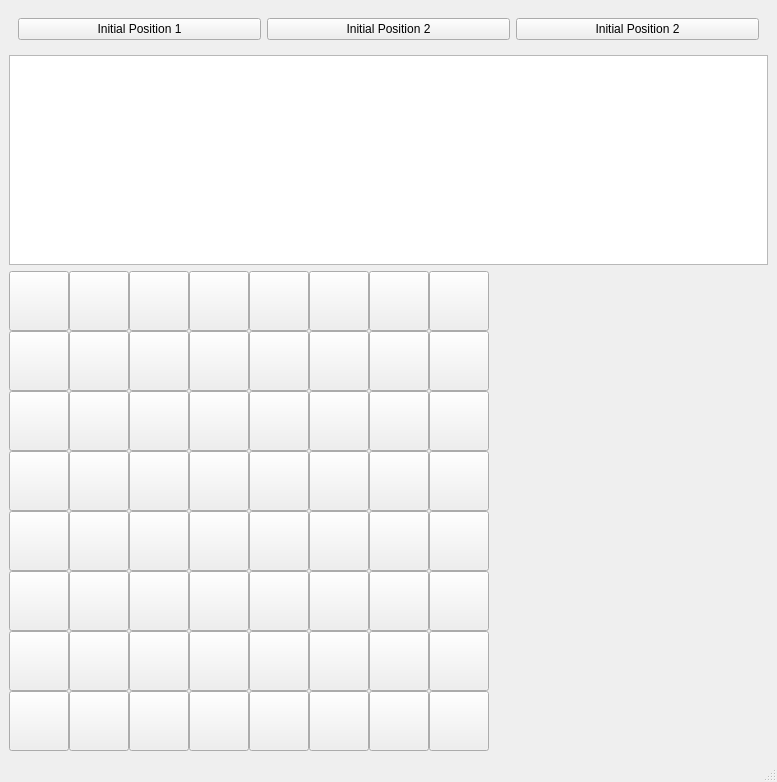
<?xml version="1.0" encoding="UTF-8"?>
<ui version="4.0">
 <class>ChessWindow</class>
 <widget class="QMainWindow" name="ChessWindow">
  <property name="windowModality">
   <enum>Qt::NonModal</enum>
  </property>
  <property name="enabled">
   <bool>true</bool>
  </property>
  <property name="geometry">
   <rect>
    <x>0</x>
    <y>0</y>
    <width>777</width>
    <height>782</height>
   </rect>
  </property>
  <property name="sizePolicy">
   <sizepolicy hsizetype="Minimum" vsizetype="Minimum">
    <horstretch>0</horstretch>
    <verstretch>0</verstretch>
   </sizepolicy>
  </property>
  <property name="windowTitle">
   <string>ChessQt</string>
  </property>
  <widget class="QWidget" name="centralwidget">
   <property name="enabled">
    <bool>true</bool>
   </property>
   <layout class="QVBoxLayout" name="verticalLayout_2">
    <item>
     <widget class="QWidget" name="BoutonsSetBoard" native="true">
      <layout class="QHBoxLayout" name="horizontalLayout_2">
       <item>
        <widget class="QPushButton" name="buttonSetBoard_1">
         <property name="sizePolicy">
          <sizepolicy hsizetype="Preferred" vsizetype="Maximum">
           <horstretch>0</horstretch>
           <verstretch>0</verstretch>
          </sizepolicy>
         </property>
         <property name="text">
          <string>Initial Position 1</string>
         </property>
        </widget>
       </item>
       <item>
        <widget class="QPushButton" name="buttonSetBoard_2">
         <property name="sizePolicy">
          <sizepolicy hsizetype="Preferred" vsizetype="Maximum">
           <horstretch>0</horstretch>
           <verstretch>0</verstretch>
          </sizepolicy>
         </property>
         <property name="text">
          <string>Initial Position 2</string>
         </property>
        </widget>
       </item>
       <item>
        <widget class="QPushButton" name="buttonSetBoard_3">
         <property name="sizePolicy">
          <sizepolicy hsizetype="Preferred" vsizetype="Maximum">
           <horstretch>0</horstretch>
           <verstretch>0</verstretch>
          </sizepolicy>
         </property>
         <property name="text">
          <string>Initial Position 2</string>
         </property>
        </widget>
       </item>
      </layout>
     </widget>
    </item>
    <item>
     <widget class="QPlainTextEdit" name="plainTextEdit">
      <property name="font">
       <font>
        <pointsize>20</pointsize>
       </font>
      </property>
      <property name="plainText">
       <string/>
      </property>
     </widget>
    </item>
    <item>
     <widget class="QWidget" name="echiquierWidget" native="true">
      <property name="sizePolicy">
       <sizepolicy hsizetype="Fixed" vsizetype="Fixed">
        <horstretch>0</horstretch>
        <verstretch>0</verstretch>
       </sizepolicy>
      </property>
      <property name="minimumSize">
       <size>
        <width>480</width>
        <height>480</height>
       </size>
      </property>
      <property name="maximumSize">
       <size>
        <width>480</width>
        <height>480</height>
       </size>
      </property>
      <property name="cursor">
       <cursorShape>PointingHandCursor</cursorShape>
      </property>
      <property name="mouseTracking">
       <bool>true</bool>
      </property>
      <property name="styleSheet">
       <string notr="true"/>
      </property>
      <layout class="QGridLayout" name="gridLayout">
       <property name="leftMargin">
        <number>0</number>
       </property>
       <property name="topMargin">
        <number>0</number>
       </property>
       <property name="rightMargin">
        <number>0</number>
       </property>
       <property name="bottomMargin">
        <number>0</number>
       </property>
       <property name="spacing">
        <number>0</number>
       </property>
       <item row="2" column="11">
        <widget class="QPushButton" name="pushButton_44">
         <property name="sizePolicy">
          <sizepolicy hsizetype="Preferred" vsizetype="Preferred">
           <horstretch>0</horstretch>
           <verstretch>0</verstretch>
          </sizepolicy>
         </property>
         <property name="text">
          <string/>
         </property>
        </widget>
       </item>
       <item row="1" column="13">
        <widget class="QPushButton" name="pushButton_54">
         <property name="sizePolicy">
          <sizepolicy hsizetype="Preferred" vsizetype="Preferred">
           <horstretch>0</horstretch>
           <verstretch>0</verstretch>
          </sizepolicy>
         </property>
         <property name="text">
          <string/>
         </property>
        </widget>
       </item>
       <item row="4" column="12">
        <widget class="QPushButton" name="pushButton_29">
         <property name="sizePolicy">
          <sizepolicy hsizetype="Preferred" vsizetype="Preferred">
           <horstretch>0</horstretch>
           <verstretch>0</verstretch>
          </sizepolicy>
         </property>
         <property name="text">
          <string/>
         </property>
        </widget>
       </item>
       <item row="2" column="12">
        <widget class="QPushButton" name="pushButton_45">
         <property name="sizePolicy">
          <sizepolicy hsizetype="Preferred" vsizetype="Preferred">
           <horstretch>0</horstretch>
           <verstretch>0</verstretch>
          </sizepolicy>
         </property>
         <property name="text">
          <string/>
         </property>
        </widget>
       </item>
       <item row="2" column="8">
        <widget class="QPushButton" name="pushButton_41">
         <property name="sizePolicy">
          <sizepolicy hsizetype="Preferred" vsizetype="Preferred">
           <horstretch>0</horstretch>
           <verstretch>0</verstretch>
          </sizepolicy>
         </property>
         <property name="text">
          <string/>
         </property>
        </widget>
       </item>
       <item row="6" column="10">
        <widget class="QPushButton" name="pushButton_11">
         <property name="sizePolicy">
          <sizepolicy hsizetype="Preferred" vsizetype="Preferred">
           <horstretch>0</horstretch>
           <verstretch>0</verstretch>
          </sizepolicy>
         </property>
         <property name="text">
          <string/>
         </property>
        </widget>
       </item>
       <item row="0" column="10">
        <widget class="QPushButton" name="pushButton_59">
         <property name="sizePolicy">
          <sizepolicy hsizetype="Preferred" vsizetype="Preferred">
           <horstretch>0</horstretch>
           <verstretch>0</verstretch>
          </sizepolicy>
         </property>
         <property name="text">
          <string/>
         </property>
        </widget>
       </item>
       <item row="3" column="14">
        <widget class="QPushButton" name="pushButton_39">
         <property name="sizePolicy">
          <sizepolicy hsizetype="Preferred" vsizetype="Preferred">
           <horstretch>0</horstretch>
           <verstretch>0</verstretch>
          </sizepolicy>
         </property>
         <property name="text">
          <string/>
         </property>
        </widget>
       </item>
       <item row="3" column="13">
        <widget class="QPushButton" name="pushButton_38">
         <property name="sizePolicy">
          <sizepolicy hsizetype="Preferred" vsizetype="Preferred">
           <horstretch>0</horstretch>
           <verstretch>0</verstretch>
          </sizepolicy>
         </property>
         <property name="text">
          <string/>
         </property>
        </widget>
       </item>
       <item row="1" column="7">
        <widget class="QPushButton" name="pushButton_48">
         <property name="sizePolicy">
          <sizepolicy hsizetype="Preferred" vsizetype="Preferred">
           <horstretch>0</horstretch>
           <verstretch>0</verstretch>
          </sizepolicy>
         </property>
         <property name="text">
          <string/>
         </property>
        </widget>
       </item>
       <item row="3" column="9">
        <widget class="QPushButton" name="pushButton_34">
         <property name="sizePolicy">
          <sizepolicy hsizetype="Preferred" vsizetype="Preferred">
           <horstretch>0</horstretch>
           <verstretch>0</verstretch>
          </sizepolicy>
         </property>
         <property name="text">
          <string/>
         </property>
        </widget>
       </item>
       <item row="3" column="11">
        <widget class="QPushButton" name="pushButton_36">
         <property name="sizePolicy">
          <sizepolicy hsizetype="Preferred" vsizetype="Preferred">
           <horstretch>0</horstretch>
           <verstretch>0</verstretch>
          </sizepolicy>
         </property>
         <property name="text">
          <string/>
         </property>
        </widget>
       </item>
       <item row="3" column="7">
        <widget class="QPushButton" name="pushButton_32">
         <property name="sizePolicy">
          <sizepolicy hsizetype="Preferred" vsizetype="Preferred">
           <horstretch>0</horstretch>
           <verstretch>0</verstretch>
          </sizepolicy>
         </property>
         <property name="text">
          <string/>
         </property>
        </widget>
       </item>
       <item row="5" column="9">
        <widget class="QPushButton" name="pushButton_18">
         <property name="sizePolicy">
          <sizepolicy hsizetype="Preferred" vsizetype="Preferred">
           <horstretch>0</horstretch>
           <verstretch>0</verstretch>
          </sizepolicy>
         </property>
         <property name="text">
          <string/>
         </property>
        </widget>
       </item>
       <item row="5" column="11">
        <widget class="QPushButton" name="pushButton_20">
         <property name="sizePolicy">
          <sizepolicy hsizetype="Preferred" vsizetype="Preferred">
           <horstretch>0</horstretch>
           <verstretch>0</verstretch>
          </sizepolicy>
         </property>
         <property name="text">
          <string/>
         </property>
        </widget>
       </item>
       <item row="4" column="9">
        <widget class="QPushButton" name="pushButton_26">
         <property name="sizePolicy">
          <sizepolicy hsizetype="Preferred" vsizetype="Preferred">
           <horstretch>0</horstretch>
           <verstretch>0</verstretch>
          </sizepolicy>
         </property>
         <property name="text">
          <string/>
         </property>
        </widget>
       </item>
       <item row="0" column="8">
        <widget class="QPushButton" name="pushButton_57">
         <property name="sizePolicy">
          <sizepolicy hsizetype="Preferred" vsizetype="Preferred">
           <horstretch>0</horstretch>
           <verstretch>0</verstretch>
          </sizepolicy>
         </property>
         <property name="text">
          <string/>
         </property>
        </widget>
       </item>
       <item row="1" column="9">
        <widget class="QPushButton" name="pushButton_50">
         <property name="sizePolicy">
          <sizepolicy hsizetype="Preferred" vsizetype="Preferred">
           <horstretch>0</horstretch>
           <verstretch>0</verstretch>
          </sizepolicy>
         </property>
         <property name="text">
          <string/>
         </property>
        </widget>
       </item>
       <item row="6" column="13">
        <widget class="QPushButton" name="pushButton_14">
         <property name="sizePolicy">
          <sizepolicy hsizetype="Preferred" vsizetype="Preferred">
           <horstretch>0</horstretch>
           <verstretch>0</verstretch>
          </sizepolicy>
         </property>
         <property name="text">
          <string/>
         </property>
        </widget>
       </item>
       <item row="1" column="14">
        <widget class="QPushButton" name="pushButton_55">
         <property name="sizePolicy">
          <sizepolicy hsizetype="Preferred" vsizetype="Preferred">
           <horstretch>0</horstretch>
           <verstretch>0</verstretch>
          </sizepolicy>
         </property>
         <property name="text">
          <string/>
         </property>
        </widget>
       </item>
       <item row="3" column="10">
        <widget class="QPushButton" name="pushButton_35">
         <property name="sizePolicy">
          <sizepolicy hsizetype="Preferred" vsizetype="Preferred">
           <horstretch>0</horstretch>
           <verstretch>0</verstretch>
          </sizepolicy>
         </property>
         <property name="text">
          <string/>
         </property>
        </widget>
       </item>
       <item row="1" column="11">
        <widget class="QPushButton" name="pushButton_52">
         <property name="sizePolicy">
          <sizepolicy hsizetype="Preferred" vsizetype="Preferred">
           <horstretch>0</horstretch>
           <verstretch>0</verstretch>
          </sizepolicy>
         </property>
         <property name="text">
          <string/>
         </property>
        </widget>
       </item>
       <item row="6" column="12">
        <widget class="QPushButton" name="pushButton_13">
         <property name="sizePolicy">
          <sizepolicy hsizetype="Preferred" vsizetype="Preferred">
           <horstretch>0</horstretch>
           <verstretch>0</verstretch>
          </sizepolicy>
         </property>
         <property name="text">
          <string/>
         </property>
        </widget>
       </item>
       <item row="2" column="10">
        <widget class="QPushButton" name="pushButton_43">
         <property name="sizePolicy">
          <sizepolicy hsizetype="Preferred" vsizetype="Preferred">
           <horstretch>0</horstretch>
           <verstretch>0</verstretch>
          </sizepolicy>
         </property>
         <property name="text">
          <string/>
         </property>
        </widget>
       </item>
       <item row="5" column="12">
        <widget class="QPushButton" name="pushButton_21">
         <property name="sizePolicy">
          <sizepolicy hsizetype="Preferred" vsizetype="Preferred">
           <horstretch>0</horstretch>
           <verstretch>0</verstretch>
          </sizepolicy>
         </property>
         <property name="text">
          <string/>
         </property>
        </widget>
       </item>
       <item row="4" column="11">
        <widget class="QPushButton" name="pushButton_28">
         <property name="sizePolicy">
          <sizepolicy hsizetype="Preferred" vsizetype="Preferred">
           <horstretch>0</horstretch>
           <verstretch>0</verstretch>
          </sizepolicy>
         </property>
         <property name="text">
          <string/>
         </property>
        </widget>
       </item>
       <item row="5" column="7">
        <widget class="QPushButton" name="pushButton_16">
         <property name="sizePolicy">
          <sizepolicy hsizetype="Preferred" vsizetype="Preferred">
           <horstretch>0</horstretch>
           <verstretch>0</verstretch>
          </sizepolicy>
         </property>
         <property name="text">
          <string/>
         </property>
        </widget>
       </item>
       <item row="5" column="8">
        <widget class="QPushButton" name="pushButton_17">
         <property name="sizePolicy">
          <sizepolicy hsizetype="Preferred" vsizetype="Preferred">
           <horstretch>0</horstretch>
           <verstretch>0</verstretch>
          </sizepolicy>
         </property>
         <property name="text">
          <string/>
         </property>
        </widget>
       </item>
       <item row="10" column="9">
        <widget class="QPushButton" name="pushButton_2">
         <property name="sizePolicy">
          <sizepolicy hsizetype="Preferred" vsizetype="Preferred">
           <horstretch>0</horstretch>
           <verstretch>0</verstretch>
          </sizepolicy>
         </property>
         <property name="text">
          <string/>
         </property>
        </widget>
       </item>
       <item row="5" column="10">
        <widget class="QPushButton" name="pushButton_19">
         <property name="sizePolicy">
          <sizepolicy hsizetype="Preferred" vsizetype="Preferred">
           <horstretch>0</horstretch>
           <verstretch>0</verstretch>
          </sizepolicy>
         </property>
         <property name="text">
          <string/>
         </property>
        </widget>
       </item>
       <item row="6" column="8">
        <widget class="QPushButton" name="pushButton_9">
         <property name="sizePolicy">
          <sizepolicy hsizetype="Preferred" vsizetype="Preferred">
           <horstretch>0</horstretch>
           <verstretch>0</verstretch>
          </sizepolicy>
         </property>
         <property name="text">
          <string/>
         </property>
        </widget>
       </item>
       <item row="1" column="10">
        <widget class="QPushButton" name="pushButton_51">
         <property name="sizePolicy">
          <sizepolicy hsizetype="Preferred" vsizetype="Preferred">
           <horstretch>0</horstretch>
           <verstretch>0</verstretch>
          </sizepolicy>
         </property>
         <property name="text">
          <string/>
         </property>
        </widget>
       </item>
       <item row="0" column="7">
        <widget class="QPushButton" name="pushButton_56">
         <property name="sizePolicy">
          <sizepolicy hsizetype="Preferred" vsizetype="Preferred">
           <horstretch>0</horstretch>
           <verstretch>0</verstretch>
          </sizepolicy>
         </property>
         <property name="text">
          <string/>
         </property>
        </widget>
       </item>
       <item row="0" column="9">
        <widget class="QPushButton" name="pushButton_58">
         <property name="sizePolicy">
          <sizepolicy hsizetype="Preferred" vsizetype="Preferred">
           <horstretch>0</horstretch>
           <verstretch>0</verstretch>
          </sizepolicy>
         </property>
         <property name="text">
          <string/>
         </property>
        </widget>
       </item>
       <item row="10" column="10">
        <widget class="QPushButton" name="pushButton_3">
         <property name="sizePolicy">
          <sizepolicy hsizetype="Preferred" vsizetype="Preferred">
           <horstretch>0</horstretch>
           <verstretch>0</verstretch>
          </sizepolicy>
         </property>
         <property name="text">
          <string/>
         </property>
        </widget>
       </item>
       <item row="6" column="11">
        <widget class="QPushButton" name="pushButton_12">
         <property name="sizePolicy">
          <sizepolicy hsizetype="Preferred" vsizetype="Preferred">
           <horstretch>0</horstretch>
           <verstretch>0</verstretch>
          </sizepolicy>
         </property>
         <property name="text">
          <string/>
         </property>
        </widget>
       </item>
       <item row="3" column="12">
        <widget class="QPushButton" name="pushButton_37">
         <property name="sizePolicy">
          <sizepolicy hsizetype="Preferred" vsizetype="Preferred">
           <horstretch>0</horstretch>
           <verstretch>0</verstretch>
          </sizepolicy>
         </property>
         <property name="text">
          <string/>
         </property>
        </widget>
       </item>
       <item row="0" column="11">
        <widget class="QPushButton" name="pushButton_60">
         <property name="sizePolicy">
          <sizepolicy hsizetype="Preferred" vsizetype="Preferred">
           <horstretch>0</horstretch>
           <verstretch>0</verstretch>
          </sizepolicy>
         </property>
         <property name="text">
          <string/>
         </property>
        </widget>
       </item>
       <item row="4" column="14">
        <widget class="QPushButton" name="pushButton_31">
         <property name="sizePolicy">
          <sizepolicy hsizetype="Preferred" vsizetype="Preferred">
           <horstretch>0</horstretch>
           <verstretch>0</verstretch>
          </sizepolicy>
         </property>
         <property name="text">
          <string/>
         </property>
        </widget>
       </item>
       <item row="4" column="10">
        <widget class="QPushButton" name="pushButton_27">
         <property name="sizePolicy">
          <sizepolicy hsizetype="Preferred" vsizetype="Preferred">
           <horstretch>0</horstretch>
           <verstretch>0</verstretch>
          </sizepolicy>
         </property>
         <property name="text">
          <string/>
         </property>
        </widget>
       </item>
       <item row="2" column="7">
        <widget class="QPushButton" name="pushButton_40">
         <property name="sizePolicy">
          <sizepolicy hsizetype="Preferred" vsizetype="Preferred">
           <horstretch>0</horstretch>
           <verstretch>0</verstretch>
          </sizepolicy>
         </property>
         <property name="text">
          <string/>
         </property>
        </widget>
       </item>
       <item row="2" column="9">
        <widget class="QPushButton" name="pushButton_42">
         <property name="sizePolicy">
          <sizepolicy hsizetype="Preferred" vsizetype="Preferred">
           <horstretch>0</horstretch>
           <verstretch>0</verstretch>
          </sizepolicy>
         </property>
         <property name="text">
          <string/>
         </property>
        </widget>
       </item>
       <item row="2" column="13">
        <widget class="QPushButton" name="pushButton_46">
         <property name="sizePolicy">
          <sizepolicy hsizetype="Preferred" vsizetype="Preferred">
           <horstretch>0</horstretch>
           <verstretch>0</verstretch>
          </sizepolicy>
         </property>
         <property name="text">
          <string/>
         </property>
        </widget>
       </item>
       <item row="4" column="13">
        <widget class="QPushButton" name="pushButton_30">
         <property name="sizePolicy">
          <sizepolicy hsizetype="Preferred" vsizetype="Preferred">
           <horstretch>0</horstretch>
           <verstretch>0</verstretch>
          </sizepolicy>
         </property>
         <property name="text">
          <string/>
         </property>
        </widget>
       </item>
       <item row="4" column="7">
        <widget class="QPushButton" name="pushButton_24">
         <property name="sizePolicy">
          <sizepolicy hsizetype="Preferred" vsizetype="Preferred">
           <horstretch>0</horstretch>
           <verstretch>0</verstretch>
          </sizepolicy>
         </property>
         <property name="text">
          <string/>
         </property>
        </widget>
       </item>
       <item row="6" column="7">
        <widget class="QPushButton" name="pushButton_8">
         <property name="sizePolicy">
          <sizepolicy hsizetype="Preferred" vsizetype="Preferred">
           <horstretch>0</horstretch>
           <verstretch>0</verstretch>
          </sizepolicy>
         </property>
         <property name="text">
          <string/>
         </property>
        </widget>
       </item>
       <item row="4" column="8">
        <widget class="QPushButton" name="pushButton_25">
         <property name="sizePolicy">
          <sizepolicy hsizetype="Preferred" vsizetype="Preferred">
           <horstretch>0</horstretch>
           <verstretch>0</verstretch>
          </sizepolicy>
         </property>
         <property name="text">
          <string/>
         </property>
        </widget>
       </item>
       <item row="10" column="11">
        <widget class="QPushButton" name="pushButton_4">
         <property name="sizePolicy">
          <sizepolicy hsizetype="Preferred" vsizetype="Preferred">
           <horstretch>0</horstretch>
           <verstretch>0</verstretch>
          </sizepolicy>
         </property>
         <property name="text">
          <string/>
         </property>
        </widget>
       </item>
       <item row="1" column="12">
        <widget class="QPushButton" name="pushButton_53">
         <property name="sizePolicy">
          <sizepolicy hsizetype="Preferred" vsizetype="Preferred">
           <horstretch>0</horstretch>
           <verstretch>0</verstretch>
          </sizepolicy>
         </property>
         <property name="text">
          <string/>
         </property>
        </widget>
       </item>
       <item row="6" column="9">
        <widget class="QPushButton" name="pushButton_10">
         <property name="sizePolicy">
          <sizepolicy hsizetype="Preferred" vsizetype="Preferred">
           <horstretch>0</horstretch>
           <verstretch>0</verstretch>
          </sizepolicy>
         </property>
         <property name="text">
          <string/>
         </property>
        </widget>
       </item>
       <item row="10" column="12">
        <widget class="QPushButton" name="pushButton_5">
         <property name="sizePolicy">
          <sizepolicy hsizetype="Preferred" vsizetype="Preferred">
           <horstretch>0</horstretch>
           <verstretch>0</verstretch>
          </sizepolicy>
         </property>
         <property name="text">
          <string/>
         </property>
        </widget>
       </item>
       <item row="1" column="8">
        <widget class="QPushButton" name="pushButton_49">
         <property name="sizePolicy">
          <sizepolicy hsizetype="Preferred" vsizetype="Preferred">
           <horstretch>0</horstretch>
           <verstretch>0</verstretch>
          </sizepolicy>
         </property>
         <property name="text">
          <string/>
         </property>
        </widget>
       </item>
       <item row="10" column="7">
        <widget class="QPushButton" name="pushButton_0">
         <property name="sizePolicy">
          <sizepolicy hsizetype="Preferred" vsizetype="Preferred">
           <horstretch>0</horstretch>
           <verstretch>0</verstretch>
          </sizepolicy>
         </property>
         <property name="text">
          <string/>
         </property>
        </widget>
       </item>
       <item row="3" column="8">
        <widget class="QPushButton" name="pushButton_33">
         <property name="sizePolicy">
          <sizepolicy hsizetype="Preferred" vsizetype="Preferred">
           <horstretch>0</horstretch>
           <verstretch>0</verstretch>
          </sizepolicy>
         </property>
         <property name="text">
          <string/>
         </property>
        </widget>
       </item>
       <item row="5" column="13">
        <widget class="QPushButton" name="pushButton_22">
         <property name="sizePolicy">
          <sizepolicy hsizetype="Preferred" vsizetype="Preferred">
           <horstretch>0</horstretch>
           <verstretch>0</verstretch>
          </sizepolicy>
         </property>
         <property name="text">
          <string/>
         </property>
        </widget>
       </item>
       <item row="10" column="14">
        <widget class="QPushButton" name="pushButton_7">
         <property name="sizePolicy">
          <sizepolicy hsizetype="Preferred" vsizetype="Preferred">
           <horstretch>0</horstretch>
           <verstretch>0</verstretch>
          </sizepolicy>
         </property>
         <property name="text">
          <string/>
         </property>
        </widget>
       </item>
       <item row="10" column="13">
        <widget class="QPushButton" name="pushButton_6">
         <property name="sizePolicy">
          <sizepolicy hsizetype="Preferred" vsizetype="Preferred">
           <horstretch>0</horstretch>
           <verstretch>0</verstretch>
          </sizepolicy>
         </property>
         <property name="text">
          <string/>
         </property>
        </widget>
       </item>
       <item row="6" column="14">
        <widget class="QPushButton" name="pushButton_15">
         <property name="sizePolicy">
          <sizepolicy hsizetype="Preferred" vsizetype="Preferred">
           <horstretch>0</horstretch>
           <verstretch>0</verstretch>
          </sizepolicy>
         </property>
         <property name="text">
          <string/>
         </property>
        </widget>
       </item>
       <item row="10" column="8">
        <widget class="QPushButton" name="pushButton_1">
         <property name="sizePolicy">
          <sizepolicy hsizetype="Preferred" vsizetype="Preferred">
           <horstretch>0</horstretch>
           <verstretch>0</verstretch>
          </sizepolicy>
         </property>
         <property name="text">
          <string/>
         </property>
        </widget>
       </item>
       <item row="5" column="14">
        <widget class="QPushButton" name="pushButton_23">
         <property name="sizePolicy">
          <sizepolicy hsizetype="Preferred" vsizetype="Preferred">
           <horstretch>0</horstretch>
           <verstretch>0</verstretch>
          </sizepolicy>
         </property>
         <property name="text">
          <string/>
         </property>
        </widget>
       </item>
       <item row="2" column="14">
        <widget class="QPushButton" name="pushButton_47">
         <property name="sizePolicy">
          <sizepolicy hsizetype="Preferred" vsizetype="Preferred">
           <horstretch>0</horstretch>
           <verstretch>0</verstretch>
          </sizepolicy>
         </property>
         <property name="text">
          <string/>
         </property>
        </widget>
       </item>
       <item row="0" column="12">
        <widget class="QPushButton" name="pushButton_61">
         <property name="sizePolicy">
          <sizepolicy hsizetype="Preferred" vsizetype="Preferred">
           <horstretch>0</horstretch>
           <verstretch>0</verstretch>
          </sizepolicy>
         </property>
         <property name="text">
          <string/>
         </property>
        </widget>
       </item>
       <item row="0" column="13">
        <widget class="QPushButton" name="pushButton_62">
         <property name="sizePolicy">
          <sizepolicy hsizetype="Preferred" vsizetype="Preferred">
           <horstretch>0</horstretch>
           <verstretch>0</verstretch>
          </sizepolicy>
         </property>
         <property name="text">
          <string/>
         </property>
        </widget>
       </item>
       <item row="0" column="14">
        <widget class="QPushButton" name="pushButton_63">
         <property name="sizePolicy">
          <sizepolicy hsizetype="Preferred" vsizetype="Preferred">
           <horstretch>0</horstretch>
           <verstretch>0</verstretch>
          </sizepolicy>
         </property>
         <property name="text">
          <string/>
         </property>
        </widget>
       </item>
      </layout>
     </widget>
    </item>
   </layout>
  </widget>
  <widget class="QMenuBar" name="menubar">
   <property name="geometry">
    <rect>
     <x>0</x>
     <y>0</y>
     <width>777</width>
     <height>21</height>
    </rect>
   </property>
  </widget>
  <widget class="QStatusBar" name="statusbar"/>
 </widget>
 <resources/>
 <connections/>
</ui>
